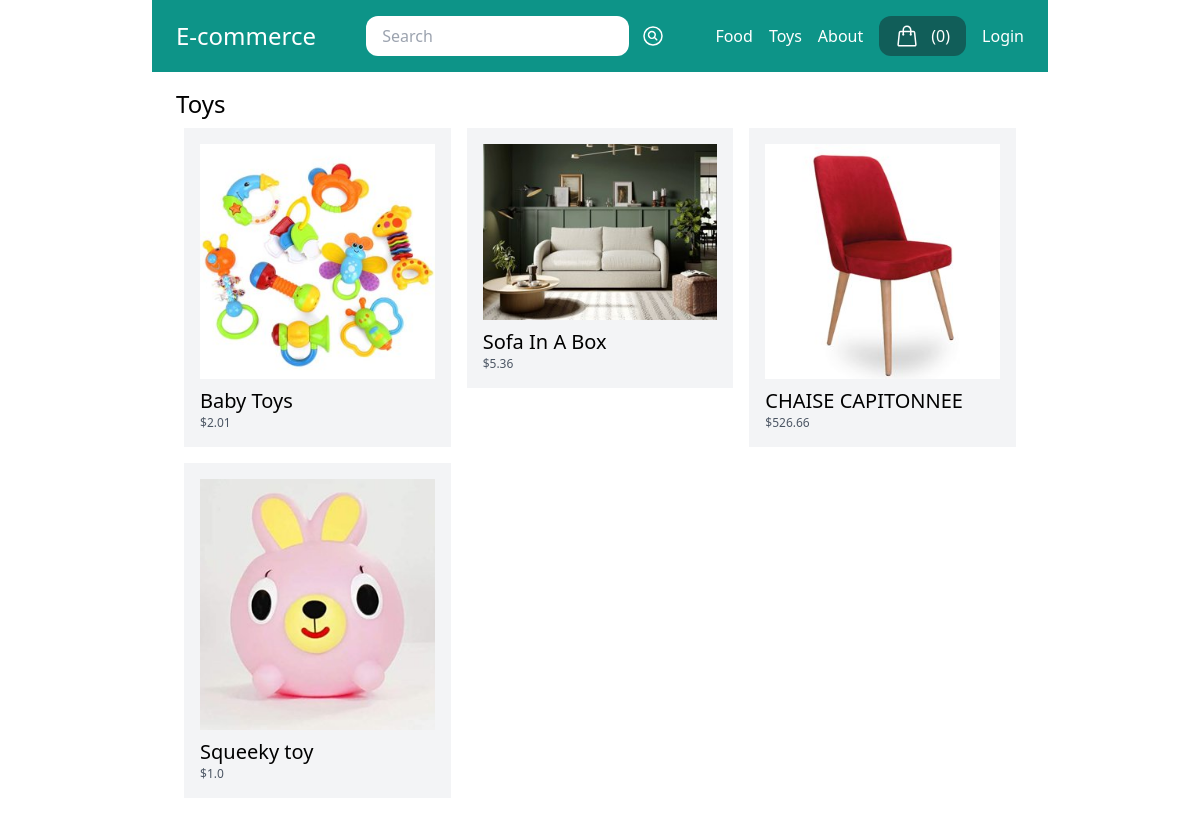
Page /toys/ on the committed database.
### store/models.py (models this page shows, shortened)
class Category(models.Model):
    title = models.CharField(max_length=50)
    slug = models.SlugField(max_length=50)
    class Meta:
        verbose_name_plural = "Categories"

class Product(models.Model):
    DRAFT = "draft"
    WAITING_APPROVAL = "waitingapproval"
    ACTIVE = "active"
    DELETED = "deleted"
    STATUS_CHOICES = (
        (DRAFT, "Draft"),
        (WAITING_APPROVAL, "Waiting Approval"),
        (ACTIVE, "Active"),
        (DELETED, "Deleted"),
    )
    user = models.ForeignKey(User, related_name="products", on_delete=models.CASCADE)
    category = models.ForeignKey(
        Category, related_name="products", on_delete=models.CASCADE
    )
    title = models.CharField(max_length=50)
    slug = models.SlugField(max_length=50)
    description = models.TextField(blank=True)
    price = models.IntegerField()
    image = models.ImageField(
        upload_to="uploads/product_images",
        blank=True,
        null=True,
    )
    thumbnail = models.ImageField(
        upload_to="uploads/product_images/thumbnail",
        blank=True,
        null=True,
    )
    created_at = models.DateTimeField(auto_now_add=True)
    updated_at = models.DateTimeField(auto_now=True)
    status = models.CharField(max_length=50, choices=STATUS_CHOICES, default=ACTIVE)
    class Meta:
        ordering = ("-created_at",)
    def get_display_price(self):
        return self.price / 100
    def get_thumbnail(self):
        if self.thumbnail:
            return self.thumbnail.url

### store/views.py (the view)
def category_detail(request, slug):
    category = get_object_or_404(Category, slug=slug)
    products = category.products.filter(status=Product.ACTIVE)
    return render(
        request,
        "store/category_detail.html",
        {
            "category": category,
            "products": products,
        },
    )

### store/cart.py (called while the page is built)
    def __len__(self):
        return sum(item["quantity"] for item in self.cart.values())

### store/context_processors.py (called while the page is built)
def cart(request):
    return {
        "cart": Cart(request),
    }

### store/templatetags/menu.py (called while the page is built)
@register.inclusion_tag("core/menu.html")
def menu():
    categories = Category.objects.all()
    return {'categories': categories}

### store/templates/store/category_detail.html (shortened to what this page needs)
{% extends 'core/base.html' %}
{% block content %}
  <h1 class="text-2xl">{{ category.title }}</h1>
  {% include 'store/partials/products.html' %}
{% endblock %}

### core/templates/core/menu.html
{% for category in categories %}
  <a href=" {% url 'category_detail' category.slug %} " class="text-white">{{ category.title }}</a>
{% endfor %}
<a href=" {% url 'about' %} " class="text-white">About</a>

### store/templates/store/partials/products.html
<div class="flex flex-wrap">
  {% for product in products %}
    <div class="product w-1/3 p-2">
      <div class="p-4 bg-gray-100">
        <a href="{% url 'product_detail' product.category.slug product.slug %} ">
          <div class="image mb-2">
            <img src="{{ product.get_thumbnail }}" alt="Image of {{ product.title }}" />
          </div>
          <h2 class="text-xl">{{ product.title }}</h2>
          <p class="text-xs text-gray-600">${{ product.get_display_price }}</p>
        </a>
      </div>
    </div>
  {% endfor %}
</div>

### rows in the picture
Category: title "Food"
Category: title "Toys"
Product: get_thumbnail (picture), title "Baby Toys", get_display_price "2.01"
Product: get_thumbnail (picture), title "Sofa In A Box", get_display_price "5.36"
Product: get_thumbnail (picture), title "CHAISE CAPITONNEE", get_display_price "526.66"
Product: get_thumbnail (picture), title "Squeeky toy", get_display_price "1.0"

### other values in the picture
{{ cart|length }} "0"
